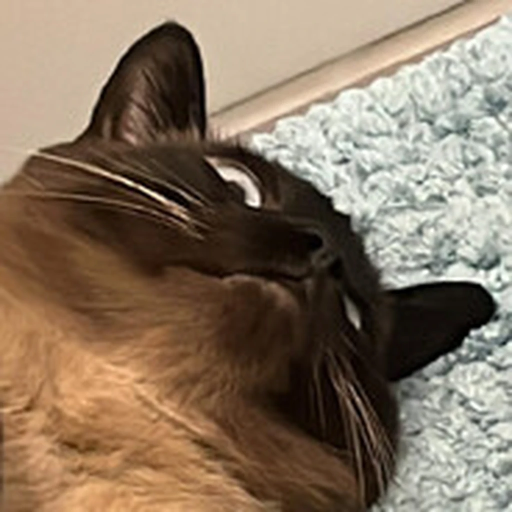
#> input picture scripts/symbol-vorlage.webp, 1024 x 1024 px (shown at 1/2 size)
$ python symbole.py
#> lines starting #> are read from the running program, lines starting #| are printed output that depends on the picture
"""Erzeugt alle App-Symbole in public/app. Braucht Pillow.
   Aufruf: python scripts/symbole.py

   symbol-vorlage.webp  quadratisches Foto → App-Symbole, Favicon (volle Fläche, die Geräte runden selbst ab)
   badge-vorlage.webp   Strichzeichnung auf Weiß → Mitteilungs-Badge (Android braucht eine einfarbige Form)"""
from pathlib import Path
from PIL import Image, ImageFilter, ImageOps

HIER = Path(__file__).resolve().parent
ZIEL = HIER.parent / 'public' / 'app'

foto = Image.open(HIER / 'symbol-vorlage.webp').convert('RGB')
#> foto is the input picture: PIL image 1024x1024 RGB; mean R, G, B 135.3, 116.9, 97.4
foto = ImageOps.fit(foto, (min(foto.size),) * 2, Image.LANCZOS)  # mittig quadratisch zuschneiden


def symbol(groesse, ausschnitt=1.0):
    """ausschnitt < 1 zoomt in die Bildmitte."""
#> called with groesse = 192, ausschnitt = 1
    rand = round(foto.width * (1 - ausschnitt) / 2)
#> rand = 0
    bild = foto.crop((rand, rand, foto.width - rand, foto.height - rand))
    return bild.resize((groesse, groesse), Image.LANCZOS)
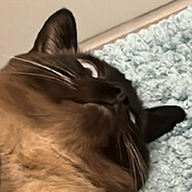
#> returned value: PIL image 192x192 RGB; mean R, G, B 135.3, 116.9, 97.4


def speichern(bild, name):
    bild.save(ZIEL / name, optimize=True)


speichern(symbol(192), 'icon-192.png')
speichern(symbol(512), 'icon-512.png')
#> call 2 of symbol, with groesse = 512, ausschnitt = 1
#> in symbol (call 2), `return bild.resize((groesse, groesse), Image.LANCZOS)`:
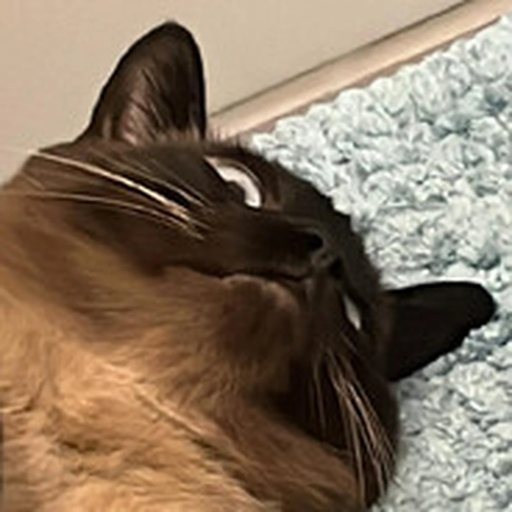
#> returned value: PIL image 512x512 RGB; mean R, G, B 135.3, 116.9, 97.4
speichern(symbol(512), 'icon-maskable-512.png')  # Foto füllt die Fläche, Masken schneiden nur Ränder ab
speichern(symbol(180), 'apple-touch-icon.png')
#> call 4 of symbol, with groesse = 180, ausschnitt = 1
#> in symbol (call 4), `return bild.resize((groesse, groesse), Image.LANCZOS)`:
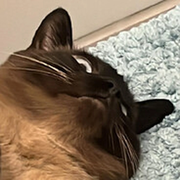
#> returned value: PIL image 180x180 RGB; mean R, G, B 135.3, 116.9, 97.4
speichern(symbol(32, 0.8), 'favicon-32.png')     # enger Ausschnitt, damit das Gesicht bei 32 px erkennbar bleibt
#> in symbol (call 5), `bild = foto.crop((rand, rand, foto.width - rand, foto.height - rand))`:
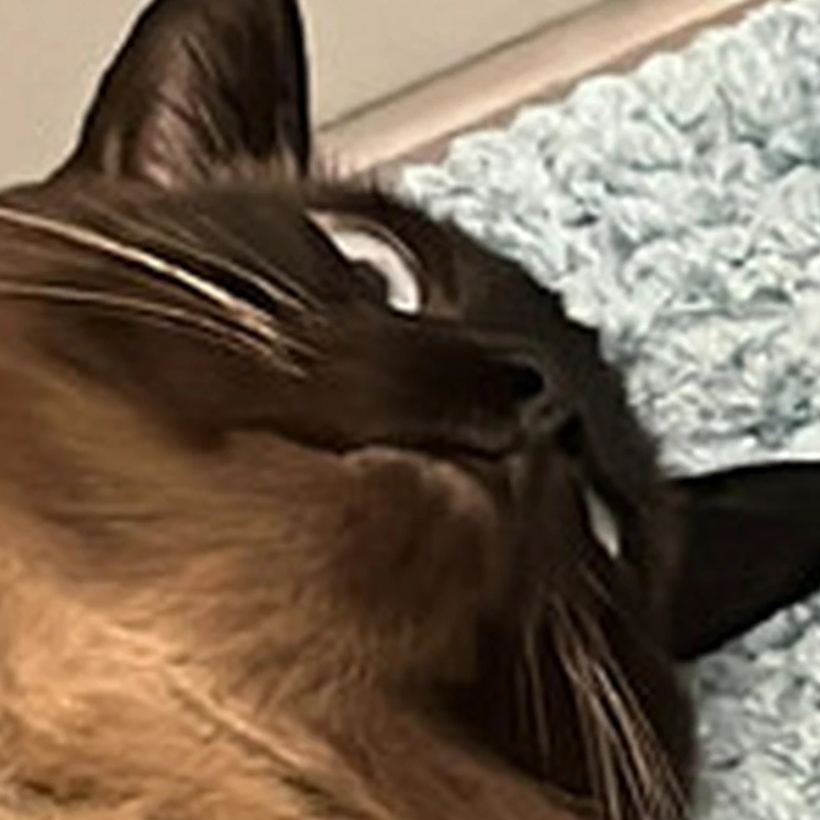
#> bild: PIL image 820x820 RGB; mean R, G, B 115.4, 98.1, 80.6
#> in symbol (call 5), `return bild.resize((groesse, groesse), Image.LANCZOS)`:
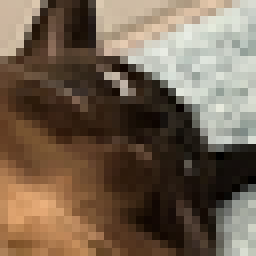
#> returned value: PIL image 32x32 RGB (shown 8 times larger); mean R, G, B 115.4, 98.1, 80.6

# Badge: nur Deckkraft zählt, Farbe setzt das System
#> (the run stopped early here; a loop or call above may not have finished)
